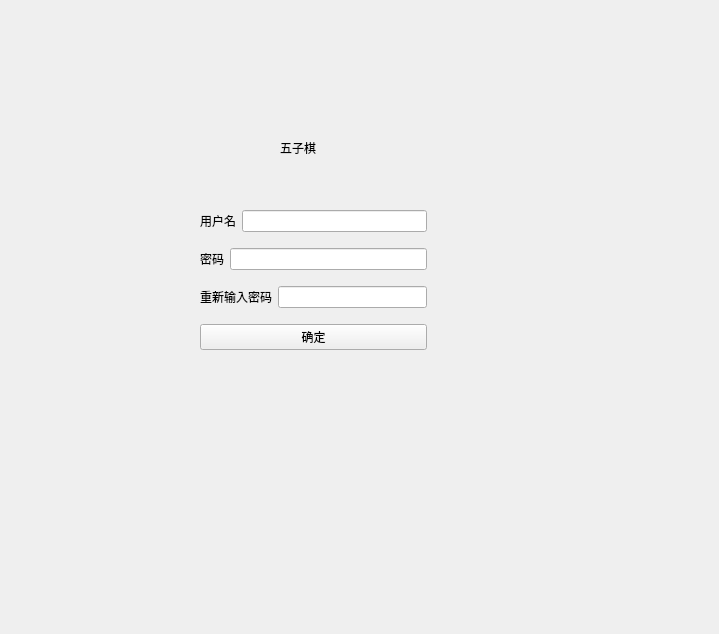
<?xml version="1.0" encoding="UTF-8"?>
<ui version="4.0">
 <class>Form</class>
 <widget class="QWidget" name="Form">
  <property name="geometry">
   <rect>
    <x>0</x>
    <y>0</y>
    <width>719</width>
    <height>634</height>
   </rect>
  </property>
  <widget class="QWidget" name="layoutWidget">
   <property name="geometry">
    <rect>
     <x>200</x>
     <y>200</y>
     <width>227</width>
     <height>160</height>
    </rect>
   </property>
   <layout class="QVBoxLayout" name="verticalLayout">
    <item>
     <layout class="QHBoxLayout" name="horizontalLayout">
      <item>
       <widget class="QLabel" name="label">
        <property name="text">
         <string>用户名</string>
        </property>
       </widget>
      </item>
      <item>
       <widget class="QLineEdit" name="lineEdit"/>
      </item>
     </layout>
    </item>
    <item>
     <layout class="QHBoxLayout" name="horizontalLayout_2">
      <item>
       <widget class="QLabel" name="label_2">
        <property name="text">
         <string>密码</string>
        </property>
       </widget>
      </item>
      <item>
       <widget class="QLineEdit" name="lineEdit_2"/>
      </item>
     </layout>
    </item>
    <item>
     <layout class="QHBoxLayout" name="horizontalLayout_5">
      <item>
       <widget class="QLabel" name="label_3">
        <property name="text">
         <string>重新输入密码</string>
        </property>
       </widget>
      </item>
      <item>
       <widget class="QLineEdit" name="lineEdit_3"/>
      </item>
     </layout>
    </item>
    <item>
     <layout class="QHBoxLayout" name="horizontalLayout_3">
      <item>
       <widget class="QPushButton" name="pushButton">
        <property name="text">
         <string>确定</string>
        </property>
       </widget>
      </item>
     </layout>
    </item>
   </layout>
  </widget>
  <widget class="QLabel" name="label_4">
   <property name="geometry">
    <rect>
     <x>280</x>
     <y>140</y>
     <width>72</width>
     <height>15</height>
    </rect>
   </property>
   <property name="text">
    <string>五子棋</string>
   </property>
  </widget>
 </widget>
 <resources/>
 <connections/>
</ui>
